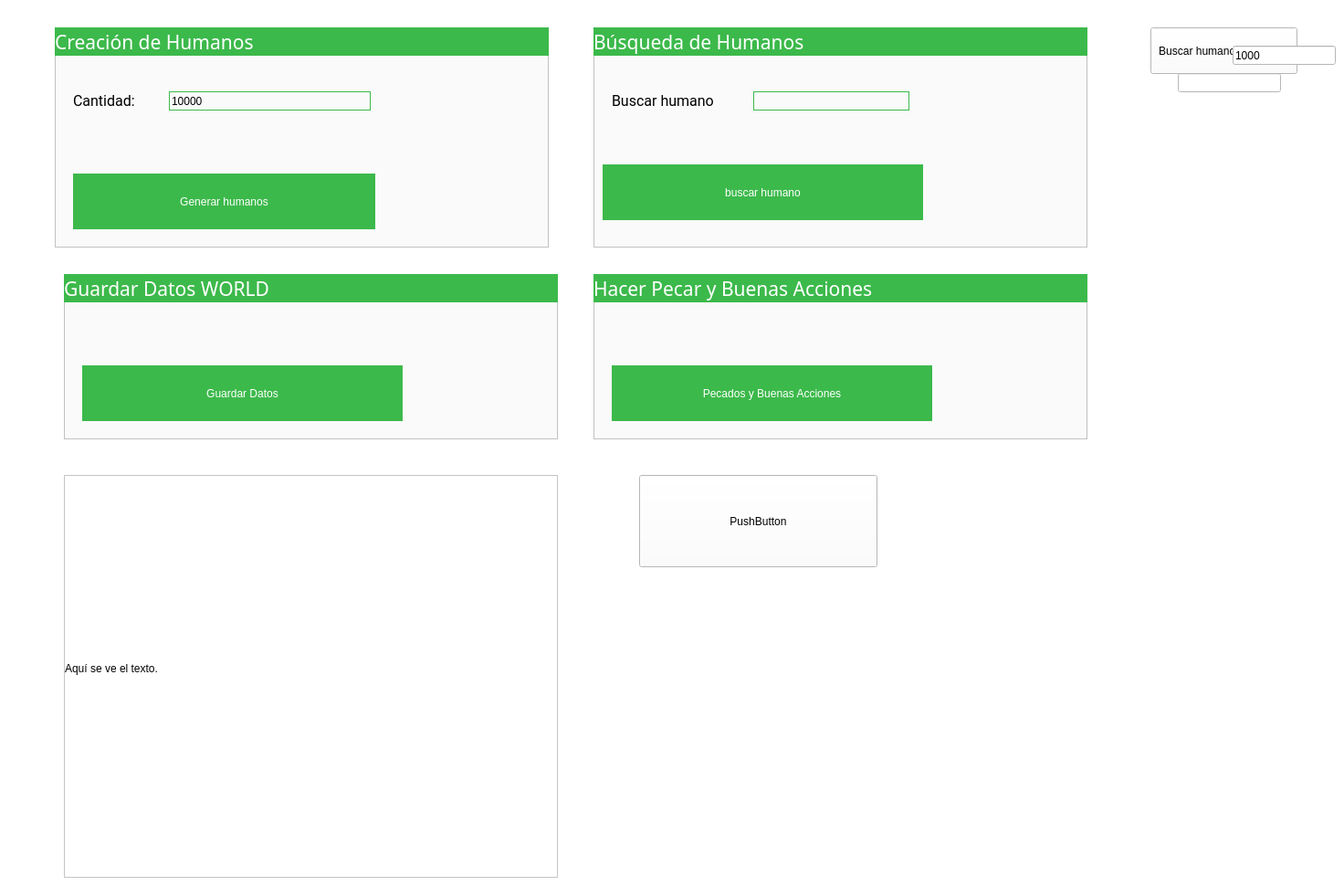
    <widget class="QWidget" name="pageCrearHumano">
     <property name="styleSheet">
      <string notr="true">background-color:white;</string>
     </property>
     <widget class="QPushButton" name="pushButton_2">
      <property name="geometry">
       <rect>
        <x>1260</x>
        <y>30</y>
        <width>161</width>
        <height>51</height>
       </rect>
      </property>
      <property name="text">
       <string>Buscar humano más cerca</string>
      </property>
     </widget>
     <widget class="QLineEdit" name="txtcerca">
      <property name="geometry">
       <rect>
        <x>1350</x>
        <y>50</y>
        <width>113</width>
        <height>21</height>
       </rect>
      </property>
      <property name="text">
       <string>1000</string>
      </property>
     </widget>
     <widget class="QLineEdit" name="txtCantHumanos_2">
      <property name="geometry">
       <rect>
        <x>1290</x>
        <y>80</y>
        <width>113</width>
        <height>21</height>
       </rect>
      </property>
      <property name="text">
       <string/>
      </property>
     </widget>
     <widget class="QFrame" name="frame_12">
      <property name="geometry">
       <rect>
        <x>60</x>
        <y>30</y>
        <width>541</width>
        <height>241</height>
       </rect>
      </property>
      <property name="styleSheet">
       <string notr="true">background-color:rgb(250,250,250);</string>
      </property>
      <property name="frameShape">
       <enum>QFrame::StyledPanel</enum>
      </property>
      <property name="frameShadow">
       <enum>QFrame::Raised</enum>
      </property>
      <widget class="QLabel" name="label_5">
       <property name="geometry">
        <rect>
         <x>20</x>
         <y>65</y>
         <width>91</width>
         <height>31</height>
        </rect>
       </property>
       <property name="font">
        <font>
         <family>Roboto</family>
         <pointsize>12</pointsize>
        </font>
       </property>
       <property name="text">
        <string>Cantidad:</string>
       </property>
      </widget>
      <widget class="QLabel" name="label_7">
       <property name="geometry">
        <rect>
         <x>0</x>
         <y>0</y>
         <width>541</width>
         <height>31</height>
        </rect>
       </property>
       <property name="font">
        <font>
         <family>Doppio One</family>
         <pointsize>16</pointsize>
         <weight>50</weight>
         <bold>false</bold>
        </font>
       </property>
       <property name="styleSheet">
        <string notr="true">color: white;
background-color:rgb(60, 185, 75);
</string>
       </property>
       <property name="text">
        <string>Creación de Humanos </string>
       </property>
      </widget>
      <widget class="QLineEdit" name="txtCantHumanos">
       <property name="geometry">
        <rect>
         <x>125</x>
         <y>70</y>
         <width>221</width>
         <height>21</height>
        </rect>
       </property>
       <property name="styleSheet">
        <string notr="true">border-width: 1px;
border-style: solid;
border-color: rgb(60, 185, 75);</string>
       </property>
       <property name="text">
        <string>10000</string>
       </property>
      </widget>
      <widget class="QPushButton" name="btnCrearHumanos">
       <property name="geometry">
        <rect>
         <x>20</x>
         <y>160</y>
         <width>331</width>
         <height>61</height>
        </rect>
       </property>
       <property name="styleSheet">
        <string notr="true">
image-position:left;
color: white;
padding: 10px;
border:0px;
font: 12pt &quot;Open Sans&quot;;
background-color: rgb(60, 185, 75);</string>
       </property>
       <property name="text">
        <string>Generar humanos</string>
       </property>
      </widget>
      <widget class="QLabel" name="label_8">
       <property name="geometry">
        <rect>
         <x>400</x>
         <y>40</y>
         <width>111</width>
         <height>111</height>
        </rect>
       </property>
       <property name="styleSheet">
        <string notr="true">image:url(&quot;:/images/world.png&quot;);</string>
       </property>
       <property name="text">
        <string/>
       </property>
      </widget>
     </widget>
     <widget class="QFrame" name="frame_13">
      <property name="geometry">
       <rect>
        <x>650</x>
        <y>30</y>
        <width>541</width>
        <height>241</height>
       </rect>
      </property>
      <property name="styleSheet">
       <string notr="true">background-color:rgb(250,250,250);</string>
      </property>
      <property name="frameShape">
       <enum>QFrame::StyledPanel</enum>
      </property>
      <property name="frameShadow">
       <enum>QFrame::Raised</enum>
      </property>
      <widget class="QLabel" name="label_9">
       <property name="geometry">
        <rect>
         <x>20</x>
         <y>65</y>
         <width>121</width>
         <height>31</height>
        </rect>
       </property>
       <property name="font">
        <font>
         <family>Roboto</family>
         <pointsize>12</pointsize>
        </font>
       </property>
       <property name="text">
        <string>Buscar humano</string>
       </property>
      </widget>
      <widget class="QLabel" name="label_10">
       <property name="geometry">
        <rect>
         <x>0</x>
         <y>0</y>
         <width>541</width>
         <height>31</height>
        </rect>
       </property>
       <property name="font">
        <font>
         <family>Doppio One</family>
         <pointsize>16</pointsize>
         <weight>50</weight>
         <bold>false</bold>
        </font>
       </property>
       <property name="styleSheet">
        <string notr="true">color: white;
background-color:rgb(60, 185, 75);
</string>
       </property>
       <property name="text">
        <string>Búsqueda de Humanos</string>
       </property>
      </widget>
      <widget class="QLineEdit" name="txtBuscar">
       <property name="geometry">
        <rect>
         <x>175</x>
         <y>70</y>
         <width>171</width>
         <height>21</height>
        </rect>
       </property>
       <property name="styleSheet">
        <string notr="true">border-width: 1px;
border-style: solid;
border-color: rgb(60, 185, 75);</string>
       </property>
       <property name="text">
        <string/>
       </property>
      </widget>
      <widget class="QLabel" name="label_11">
       <property name="geometry">
        <rect>
         <x>400</x>
         <y>40</y>
         <width>111</width>
         <height>111</height>
        </rect>
       </property>
       <property name="styleSheet">
        <string notr="true">image:url(&quot;:/images/human.png&quot;);</string>
       </property>
       <property name="text">
        <string/>
       </property>
      </widget>
      <widget class="QPushButton" name="btnBuscarPersona">
       <property name="geometry">
        <rect>
         <x>10</x>
         <y>150</y>
         <width>351</width>
         <height>61</height>
        </rect>
       </property>
       <property name="styleSheet">
        <string notr="true">color: white;
padding: 10px;
border:0px;
font: 12pt &quot;Open Sans&quot;;
background-color: rgb(60, 185, 75);</string>
       </property>
       <property name="text">
        <string>buscar humano</string>
       </property>
      </widget>
     </widget>
     <widget class="QFrame" name="frame_15">
      <property name="geometry">
       <rect>
        <x>650</x>
        <y>300</y>
        <width>541</width>
        <height>181</height>
       </rect>
      </property>
      <property name="styleSheet">
       <string notr="true">background-color:rgb(250,250,250);</string>
      </property>
      <property name="frameShape">
       <enum>QFrame::StyledPanel</enum>
      </property>
      <property name="frameShadow">
       <enum>QFrame::Raised</enum>
      </property>
      <widget class="QLabel" name="label_21">
       <property name="geometry">
        <rect>
         <x>0</x>
         <y>0</y>
         <width>541</width>
         <height>31</height>
        </rect>
       </property>
       <property name="font">
        <font>
         <family>Doppio One</family>
         <pointsize>16</pointsize>
         <weight>50</weight>
         <bold>false</bold>
        </font>
       </property>
       <property name="styleSheet">
        <string notr="true">color: white;
background-color:rgb(60, 185, 75);
</string>
       </property>
       <property name="text">
        <string>Hacer Pecar y Buenas Acciones</string>
       </property>
      </widget>
      <widget class="QLabel" name="label_22">
       <property name="geometry">
        <rect>
         <x>400</x>
         <y>40</y>
         <width>111</width>
         <height>111</height>
        </rect>
       </property>
       <property name="styleSheet">
        <string notr="true">image:url(&quot;:/images/cristiandad.png&quot;);</string>
       </property>
       <property name="text">
        <string/>
       </property>
      </widget>
      <widget class="QPushButton" name="btnPecar">
       <property name="geometry">
        <rect>
         <x>20</x>
         <y>100</y>
         <width>351</width>
         <height>61</height>
        </rect>
       </property>
       <property name="styleSheet">
        <string notr="true">color: white;
padding: 10px;
border:0px;
font: 12pt &quot;Open Sans&quot;;
background-color: rgb(60, 185, 75);</string>
       </property>
       <property name="text">
        <string>Pecados y Buenas Acciones</string>
       </property>
      </widget>
     </widget>
     <widget class="QScrollArea" name="scrollArea">
      <property name="geometry">
       <rect>
        <x>70</x>
        <y>520</y>
        <width>541</width>
        <height>441</height>
       </rect>
      </property>
      <property name="widgetResizable">
       <bool>true</bool>
      </property>
      <widget class="QWidget" name="scrollAreaWidgetContents_4">
       <property name="geometry">
        <rect>
         <x>0</x>
         <y>0</y>
         <width>539</width>
         <height>439</height>
        </rect>
       </property>
       <widget class="QLabel" name="lbHumanFound">
        <property name="geometry">
         <rect>
          <x>0</x>
          <y>0</y>
          <width>531</width>
          <height>421</height>
         </rect>
        </property>
        <property name="styleSheet">
         <string notr="true">font: 12pt &quot;Open Sans&quot;;</string>
        </property>
        <property name="text">
         <string>Aquí se ve el texto.</string>
        </property>
       </widget>
      </widget>
     </widget>
     <widget class="QFrame" name="frame_16">
      <property name="geometry">
       <rect>
        <x>70</x>
        <y>300</y>
        <width>541</width>
        <height>181</height>
       </rect>
      </property>
      <property name="styleSheet">
       <string notr="true">background-color:rgb(250,250,250);</string>
      </property>
      <property name="frameShape">
       <enum>QFrame::StyledPanel</enum>
      </property>
      <property name="frameShadow">
       <enum>QFrame::Raised</enum>
      </property>
      <widget class="QLabel" name="label_23">
       <property name="geometry">
        <rect>
         <x>0</x>
         <y>0</y>
         <width>541</width>
         <height>31</height>
        </rect>
       </property>
       <property name="font">
        <font>
         <family>Doppio One</family>
         <pointsize>16</pointsize>
         <weight>50</weight>
         <bold>false</bold>
        </font>
       </property>
       <property name="styleSheet">
        <string notr="true">color: white;
background-color:rgb(60, 185, 75);
</string>
       </property>
       <property name="text">
        <string>Guardar Datos WORLD</string>
       </property>
      </widget>
      <widget class="QLabel" name="label_24">
       <property name="geometry">
        <rect>
         <x>420</x>
         <y>50</y>
         <width>101</width>
         <height>101</height>
        </rect>
       </property>
       <property name="styleSheet">
        <string notr="true">image:url(&quot;:/images/floppy-disk.png&quot;);</string>
       </property>
       <property name="text">
        <string/>
       </property>
      </widget>
      <widget class="QPushButton" name="btnGuardarDatosWorld">
       <property name="geometry">
        <rect>
         <x>20</x>
         <y>100</y>
         <width>351</width>
         <height>61</height>
        </rect>
       </property>
       <property name="styleSheet">
        <string notr="true">color: white;
padding: 10px;
border:0px;
font: 12pt &quot;Open Sans&quot;;
background-color: rgb(60, 185, 75);</string>
       </property>
       <property name="text">
        <string>Guardar Datos</string>
       </property>
      </widget>
     </widget>
     <widget class="QPushButton" name="pushButton">
      <property name="geometry">
       <rect>
        <x>700</x>
        <y>520</y>
        <width>261</width>
        <height>101</height>
       </rect>
      </property>
      <property name="text">
       <string>PushButton</string>
      </property>
     </widget>
    </widget>
